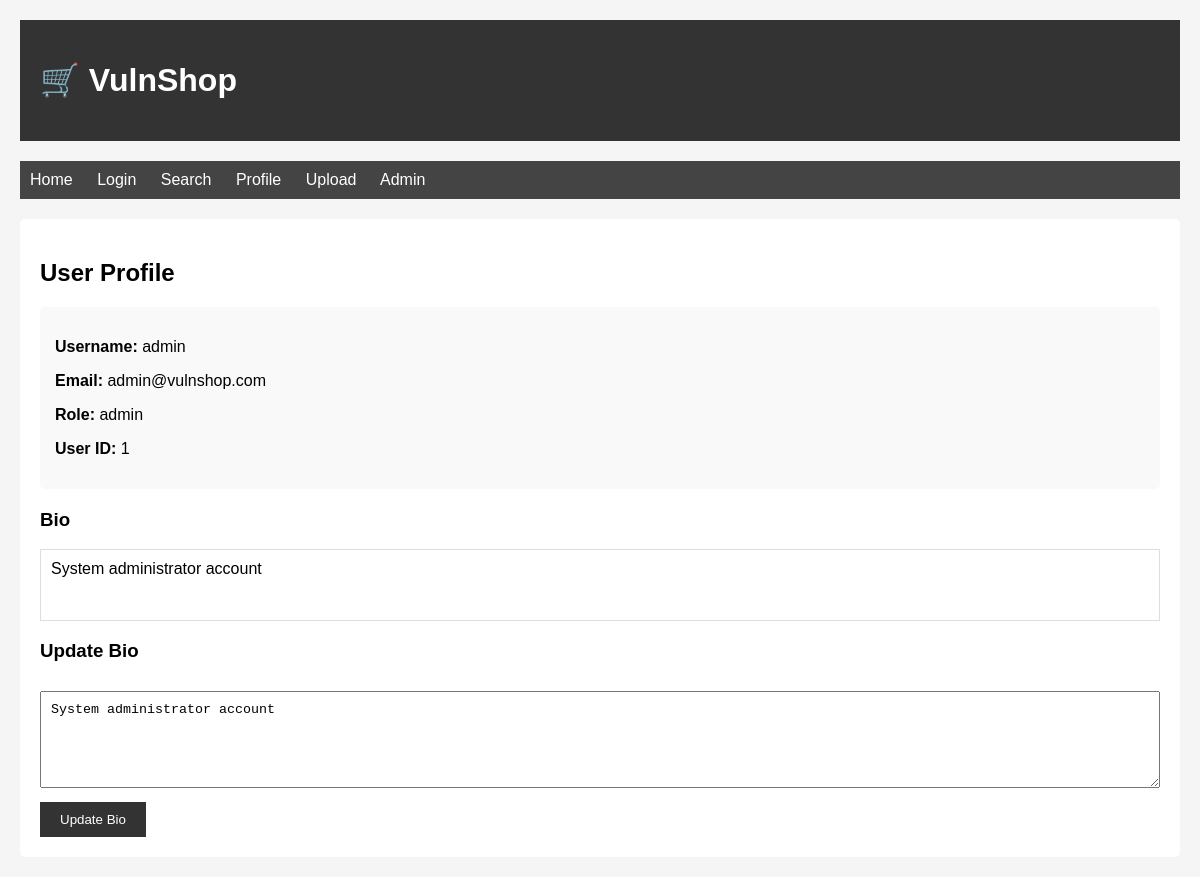
/app/profile.php (signed in), run on the app's committed database.
### tables this page shows
CREATE TABLE IF NOT EXISTS users (
    id INT AUTO_INCREMENT PRIMARY KEY,
    username VARCHAR(50) NOT NULL,
    password VARCHAR(255) NOT NULL,
    email VARCHAR(100),
    role VARCHAR(20) DEFAULT 'user',
    bio TEXT,
    created_at TIMESTAMP DEFAULT CURRENT_TIMESTAMP
);

### app/profile.php (the view, shortened to what this page needs)
<?php
$user_id = isset($_GET['id']) ? $_GET['id'] : (isset($_SESSION['user_id']) ? $_SESSION['user_id'] : null);
$conn = new mysqli(getenv('MYSQL_HOST'), getenv('MYSQL_USER'), getenv('MYSQL_PASSWORD'), getenv('MYSQL_DATABASE'));
$query = "SELECT * FROM users WHERE id = $user_id";
$result = $conn->query($query);
$user = $result->fetch_assoc();
?>
<!DOCTYPE html>
<html>
<head>
</head>
<body>
    <div class="header">
        <h1>🛒 VulnShop</h1>
    </div>
    <div class="nav">
        <a href="index.php">Home</a>
        <a href="login.php">Login</a>
        <a href="search.php">Search</a>
        <a href="profile.php">Profile</a>
        <a href="upload.php">Upload</a>
        <a href="admin.php">Admin</a>
    </div>
    <div class="content">
        <h2>User Profile</h2>
        <?php if ($user): ?>
            <div class="profile-info">
                <p><strong>Username:</strong> <?php echo $user['username']; ?></p>
                <p><strong>Email:</strong> <?php echo $user['email']; ?></p>
                <p><strong>Role:</strong> <?php echo $user['role']; ?></p>
                <p><strong>User ID:</strong> <?php echo $user['id']; ?></p>
            </div>
            <h3>Bio</h3>
            <div style="border: 1px solid #ddd; padding: 10px; min-height: 50px;">
                <?php echo $user['bio'] ? $user['bio'] : 'No bio yet.'; ?>
            </div>
            <?php if (isset($_SESSION['user_id']) && $_SESSION['user_id'] == $user_id): ?>
                <h3>Update Bio</h3>
                <form method="POST">
                    <textarea name="bio" rows="5" placeholder="Tell us about yourself..."><?php echo $user['bio']; ?></textarea>
                    <button type="submit">Update Bio</button>
                </form>
            <?php endif; ?>
        <?php else: ?>
            <p>User not found.</p>
        <?php endif; ?>
    </div>
</body>
</html>

### app/profile.php (style rules this page uses)
body { font-family: Arial; max-width: 1200px; margin: 0 auto; padding: 20px; background: #f5f5f5; }
.header { background: #333; color: white; padding: 20px; margin-bottom: 20px; }
.nav { background: #444; padding: 10px; margin-bottom: 20px; }
.nav a { color: white; margin-right: 20px; text-decoration: none; }
.content { background: white; padding: 20px; border-radius: 5px; }
textarea { width: 100%; padding: 10px; margin: 10px 0; box-sizing: border-box; }
button { background: #333; color: white; padding: 10px 20px; border: none; cursor: pointer; }
.profile-info { background: #f9f9f9; padding: 15px; border-radius: 5px; margin-bottom: 20px; }

### data on the page
users: username "admin", email "admin@vulnshop.com", role "admin", id "1", bio "System administrator account"
